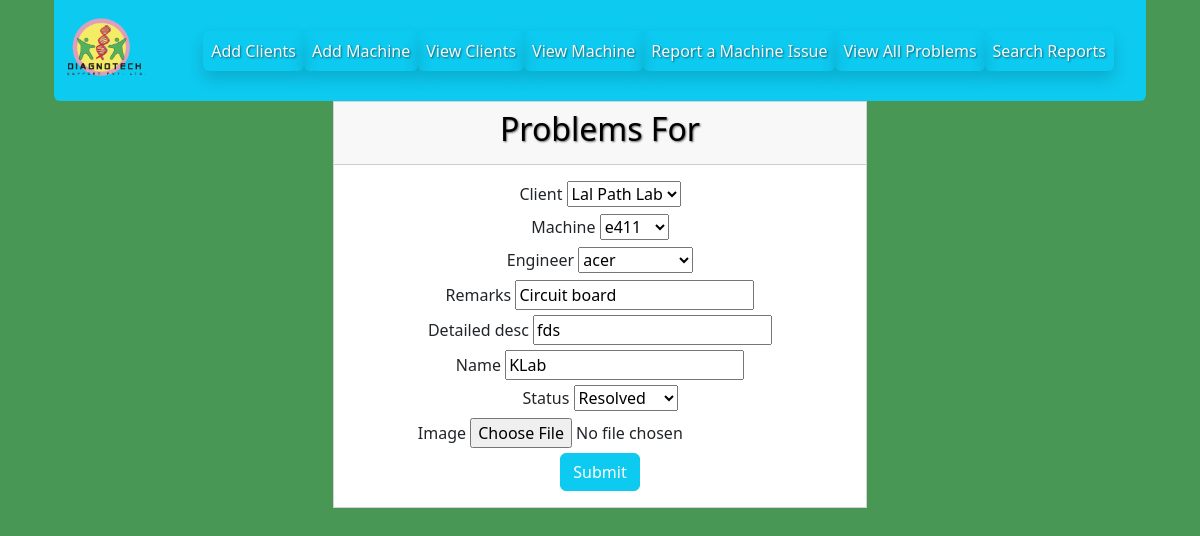
Page /edit-report/1 (signed in) on the committed database.
### digidiagno/models/problemmodel.py (models this page shows, shortened)
class ProblemModel(models.Model):
        client = models.ForeignKey(ClientModel, null=True, blank=True, related_name='problem_client', on_delete=models.CASCADE)
        machine = models.ForeignKey(MachineModel, null=True,blank=True, related_name='problem_machine', on_delete=models.CASCADE)
        engineer = models.ForeignKey(User, on_delete=models.CASCADE)
        date = models.DateField(auto_now=True)
        remarks = models.CharField(max_length=1024)
        detailed_desc = models.CharField(max_length=2048)
        name = models.CharField(max_length=50)
        status = models.CharField(max_length=100, choices=status_choices, default='Processing')
        image = models.ImageField(upload_to='static/media/img/report_uploads', height_field=None, null=True, blank=True, width_field=None, max_length=None)

### digidiagno/views/problemview.py (the view)
# urls.py: path('edit-report/<int:id>', ProblemView.edit_report, name='edit_report'),
   def edit_report(request, id):
         success = None
         button_required = True
         obj = get_object_or_404(ProblemModel, pk=id)
         if request.method == 'POST':
            form = ProblemForm(request.POST, instance=obj)
            if form.is_valid():
                  form.save()
                  success = "Record Edited Succesfully"
                  button_required = False
                  return render(request, 'edit_report.html', {"success":success, "button_required":button_required})
         else:
            form = ProblemForm(instance=obj)
         return render(request, 'edit_report.html', {'form': form, 'obj': obj,"button_required":button_required})

### digidiagno/forms/problemform.py (shortened to what this page needs)
class ProblemForm(forms.ModelForm):
    class Meta:
        model = ProblemModel
        fields = ['client', 'machine', 'engineer', 'remarks', 'detailed_desc', 'name', 'status', 'image']
    def __init__(self,  *args, **kwargs):
        user = kwargs.pop('user', None)
        super(ProblemForm,self).__init__(*args, **kwargs)
        print('init called')
        print(f'{user}')
        print(hasattr(user, 'profile'))

### digidiagno/models/clientmodel.py (called while the page is built)
    def __str__(self):
                return self.client_name

### digidiagno/models/machinemodel.py (called while the page is built)
        def __str__(self):
                return self.machine_name

### digidiagno/templates/edit_report.html (shortened to what this page needs)
{%  extends 'base.html' %}
{% block content %}
{% if user.is_authenticated %}
{% include "header.html" %}
<div class="container">
<div class="row justify-content-center">
    <div class="col-6">
        <div class="card text-center rounded-0  mt--2">
            <div class="card-header text-black"> <h2 class="h2 text-black">Problems For {{ client_name }}</h2></div>
            <div class="card-body">
                <div class="table-responsive">
                    <form action="" method="post" class="">
                        {% for i in  form  %}
                        <div class="form-group">
                                <label for=""class="form-label">{{ i.label }}</label>
                                {{ i }}
                                {% endfor %}
                        </div>
                        {% if button_required %}
                        <button type="submit" class="btn btn-info text-white">Submit</button>
                        {% endif %}
                    </form>
                    </div>
            </div>
        </div>
        </div>
    </div>
</div>
</div>
{% else %}
<p>You are not logged in! Please login first</p>
<a href="{% url 'login' %}"><button>
    Go To Login
</button></a>
{% endif %}
{% endblock %}

### digidiagno/static/css/custom.css (style rules this page uses)
body { background-color: #489755 !important; }
h1,h2 { color: aliceblue; text-shadow: 1px 1px 2px rgba(0, 0, 0, 0.60) !important; }

### rows in the picture
ProblemModel: form "Lal Path Lab" "e411" "acer" "Circuit board" "fds" "KLab" "Resolved"

### other values in the picture
{{ i.label }} "Client" "Machine" "Engineer" "Remarks" "Detailed desc" "Name" "Status" "Image"
